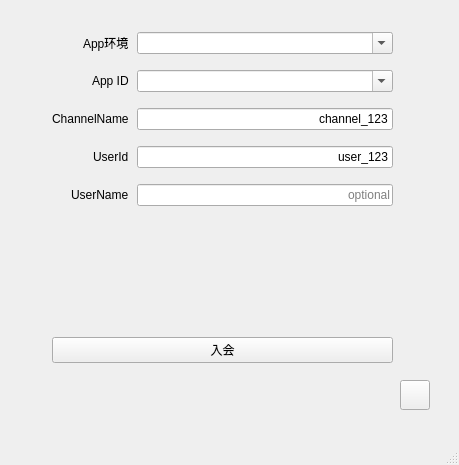
<?xml version="1.0" encoding="UTF-8"?>
<ui version="4.0">
 <class>MainWindow</class>
 <widget class="QMainWindow" name="MainWindow">
  <property name="geometry">
   <rect>
    <x>0</x>
    <y>0</y>
    <width>459</width>
    <height>465</height>
   </rect>
  </property>
  <property name="windowTitle">
   <string>OneRTC Demo</string>
  </property>
  <widget class="QWidget" name="centralwidget">
   <widget class="QPushButton" name="btnSettings">
    <property name="geometry">
     <rect>
      <x>400</x>
      <y>380</y>
      <width>30</width>
      <height>30</height>
     </rect>
    </property>
    <property name="text">
     <string/>
    </property>
   </widget>
   <widget class="QWidget" name="layoutWidget">
    <property name="geometry">
     <rect>
      <x>52</x>
      <y>32</y>
      <width>341</width>
      <height>331</height>
     </rect>
    </property>
    <layout class="QVBoxLayout" name="verticalLayout">
     <item>
      <layout class="QFormLayout" name="formLayout">
       <property name="labelAlignment">
        <set>Qt::AlignRight|Qt::AlignTrailing|Qt::AlignVCenter</set>
       </property>
       <property name="formAlignment">
        <set>Qt::AlignLeading|Qt::AlignLeft|Qt::AlignVCenter</set>
       </property>
       <property name="horizontalSpacing">
        <number>8</number>
       </property>
       <property name="verticalSpacing">
        <number>16</number>
       </property>
       <item row="0" column="0">
        <widget class="QLabel" name="label_2">
         <property name="text">
          <string>App环境</string>
         </property>
        </widget>
       </item>
       <item row="0" column="1">
        <widget class="QComboBox" name="comboBoxAppEnv">
         <property name="layoutDirection">
          <enum>Qt::LeftToRight</enum>
         </property>
         <property name="editable">
          <bool>true</bool>
         </property>
         <property name="currentText">
          <string/>
         </property>
        </widget>
       </item>
       <item row="1" column="0">
        <widget class="QLabel" name="label">
         <property name="text">
          <string>App ID</string>
         </property>
        </widget>
       </item>
       <item row="1" column="1">
        <widget class="QComboBox" name="comboBoxAppId">
         <property name="editable">
          <bool>true</bool>
         </property>
         <property name="currentText">
          <string/>
         </property>
        </widget>
       </item>
       <item row="2" column="0">
        <widget class="QLabel" name="label_3">
         <property name="text">
          <string>ChannelName</string>
         </property>
        </widget>
       </item>
       <item row="2" column="1">
        <widget class="QLineEdit" name="editChannelName">
         <property name="text">
          <string>channel_123</string>
         </property>
         <property name="alignment">
          <set>Qt::AlignRight|Qt::AlignTrailing|Qt::AlignVCenter</set>
         </property>
        </widget>
       </item>
       <item row="3" column="0">
        <widget class="QLabel" name="label_4">
         <property name="text">
          <string>UserId</string>
         </property>
        </widget>
       </item>
       <item row="3" column="1">
        <widget class="QLineEdit" name="editUserId">
         <property name="text">
          <string>user_123</string>
         </property>
         <property name="alignment">
          <set>Qt::AlignRight|Qt::AlignTrailing|Qt::AlignVCenter</set>
         </property>
        </widget>
       </item>
       <item row="4" column="0">
        <widget class="QLabel" name="label_5">
         <property name="text">
          <string>UserName</string>
         </property>
        </widget>
       </item>
       <item row="4" column="1">
        <widget class="QLineEdit" name="editUserName">
         <property name="toolTip">
          <string>&lt;html&gt;&lt;head/&gt;&lt;body&gt;&lt;p&gt;(optional)&lt;/p&gt;&lt;/body&gt;&lt;/html&gt;</string>
         </property>
         <property name="alignment">
          <set>Qt::AlignRight|Qt::AlignTrailing|Qt::AlignVCenter</set>
         </property>
         <property name="placeholderText">
          <string>optional</string>
         </property>
        </widget>
       </item>
      </layout>
     </item>
     <item>
      <spacer name="verticalSpacer">
       <property name="orientation">
        <enum>Qt::Vertical</enum>
       </property>
       <property name="sizeType">
        <enum>QSizePolicy::Expanding</enum>
       </property>
       <property name="sizeHint" stdset="0">
        <size>
         <width>284</width>
         <height>13</height>
        </size>
       </property>
      </spacer>
     </item>
     <item>
      <widget class="QPushButton" name="btnJoinChannel">
       <property name="text">
        <string>入会</string>
       </property>
      </widget>
     </item>
    </layout>
   </widget>
  </widget>
  <widget class="QMenuBar" name="menubar">
   <property name="geometry">
    <rect>
     <x>0</x>
     <y>0</y>
     <width>459</width>
     <height>22</height>
    </rect>
   </property>
  </widget>
  <widget class="QStatusBar" name="statusbar"/>
 </widget>
 <resources/>
 <connections/>
</ui>
